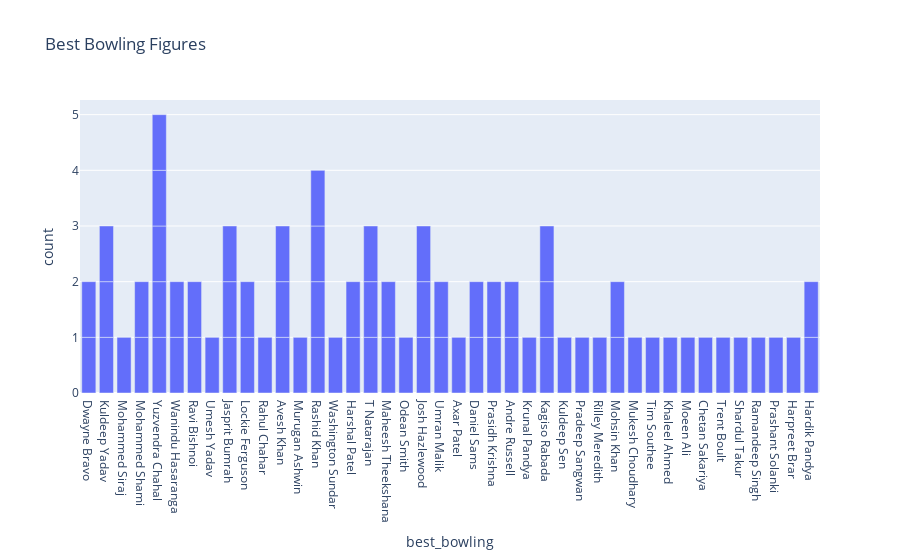

The cell this chart's notebook holds for it:
### Code cell
figure = p.bar(data, x = data["best_bowling"], 
                title="Best Bowling Figures")
figure.show()

### Figure 1 — Plotly figure (JSON) as saved in the notebook; plotly's stock layout.template omitted (floating-point values rounded to 4 significant figures)
{"data": [{"alignmentgroup": "True", "hovertemplate": "best_bowling=%{x}<br>count=%{y}<extra></extra>", "legendgroup": "", "marker": {"color": "#636efa", "pattern": {"shape": ""}}, "name": "", "offsetgroup": "", "orientation": "v", "showlegend": false, "textposition": "auto", "type": "bar", "x": ["Dwayne Bravo", "Kuldeep Yadav", "Mohammed Siraj", "Mohammed Shami", "Yuzvendra Chahal", "Wanindu Hasaranga", "Ravi Bishnoi", "Umesh Yadav", "Jasprit Bumrah", "Lockie Ferguson", "Rahul Chahar", "Avesh Khan", "Yuzvendra Chahal", "Murugan Ashwin", "Ravi Bishnoi", "Rashid Khan", "Washington Sundar", "Harshal Patel", "Kuldeep Yadav", "Yuzvendra Chahal", "T Natarajan", "Maheesh Theekshana", "Odean Smith", "Lockie Ferguson", "T Natarajan", "Avesh Khan", "Josh Hazlewood", "Umran Malik", "Dwayne Bravo", "Yuzvendra Chahal", "Josh Hazlewood", "Axar Patel", "Daniel Sams", "Prasidh Krishna", "Andre Russell", "T Natarajan", "Krunal Pandya", "Kagiso Rabada", "Kuldeep Sen", "Umran Malik", "Kuldeep Yadav", "Kagiso Rabada", "Pradeep Sangwan", "Rilley Meredith", "Mohsin Khan", "Mukesh Choudhary", "Tim Southee", "Kagiso Rabada", "Maheesh Theekshana", "Khaleel Ahmed", "Rashid Khan", "Yuzvendra Chahal", "Avesh Khan", "Wanindu Hasaranga", "Moeen Ali", "Jasprit Bumrah", "Rashid Khan", "Chetan Sakariya", "Daniel Sams", "Harshal Patel", "Andre Russell", "Mohammed Shami", "Trent Boult", "Shardul Takur", "Ramandeep Singh", "Mohsin Khan", "Rashid Khan", "Prashant Solanki", "Jasprit Bumrah", "Harpreet Brar", "Hardik Pandya", "Josh Hazlewood", "Prasidh Krishna", "Hardik Pandya"], "xaxis": "x", "y": [1, 1, 1, 1, 1, 1, 1, 1, 1, 1, 1, 1, 1, 1, 1, 1, 1, 1, 1, 1, 1, 1, 1, 1, 1, 1, 1, 1, 1, 1, 1, 1, 1, 1, 1, 1, 1, 1, 1, 1, 1, 1, 1, 1, 1, 1, 1, 1, 1, 1, 1, 1, 1, 1, 1, 1, 1, 1, 1, 1, 1, 1, 1, 1, 1, 1, 1, 1, 1, 1, 1, 1, 1, 1], "yaxis": "y"}], "layout": {"barmode": "relative", "legend": {"tracegroupgap": 0}, "title": {"text": "Best Bowling Figures"}, "xaxis": {"anchor": "y", "domain": [0, 1], "title": {"text": "best_bowling"}}, "yaxis": {"anchor": "x", "domain": [0, 1], "title": {"text": "count"}}}}
